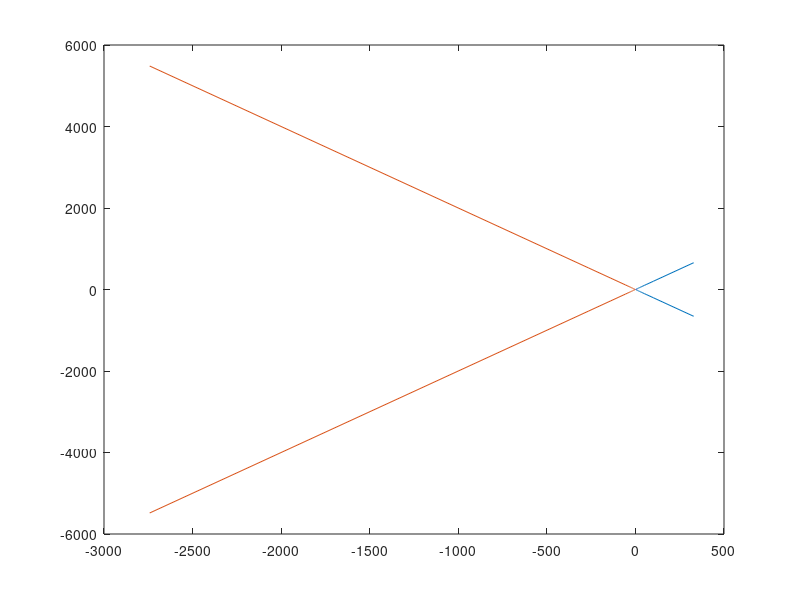

Write MATLAB code to recreate this figure.
a=2;b=8;
p0=sqrt(2*a)+sqrt(b)*1i;
%该点切线与x轴的交点为a/x0=a/sqrt(2a)=sqrt(a)/sqrt(2)
p1=sqrt(a)/sqrt(2);
p2=sqrt(2*a)-sqrt(b)*1i;
w0=1;w1=1/(sqrt(2)-1)-1;w2=1;
f2=@(t)((1.-t).^2.*w0.*p0+2.*t.*(1.-t).*w1.*p1+t.^2.*w2.*p2)./((1.-t).^2.*w0+2.*t.*(1.-t).*w1+t.^2.*w2);
dominator=@(t)((1.-t).^2.*w0+2.*t.*(1.-t).*w1+t.^2.*w2);
s=0:0.01:1;

s1=1/2:-0.001:0;
s1=s1./(2.*s1-1);%-infty to 0
s2=1:-0.001:1/2;%1 to +infty
s2=s2./(2.*s2-1);
u1=dominator(s1);
u2=dominator(s2);
k=find(u1>0,1);
k2=find(u2<0,1);
   %s=0:0.001:1;
s=[s1(k:end),s,s2(1:k2-1)];
result=f2(s);
plot(result);
hold on;
s=[s2(k2:end),s1(1:k-1)];
plot(f2(s));
